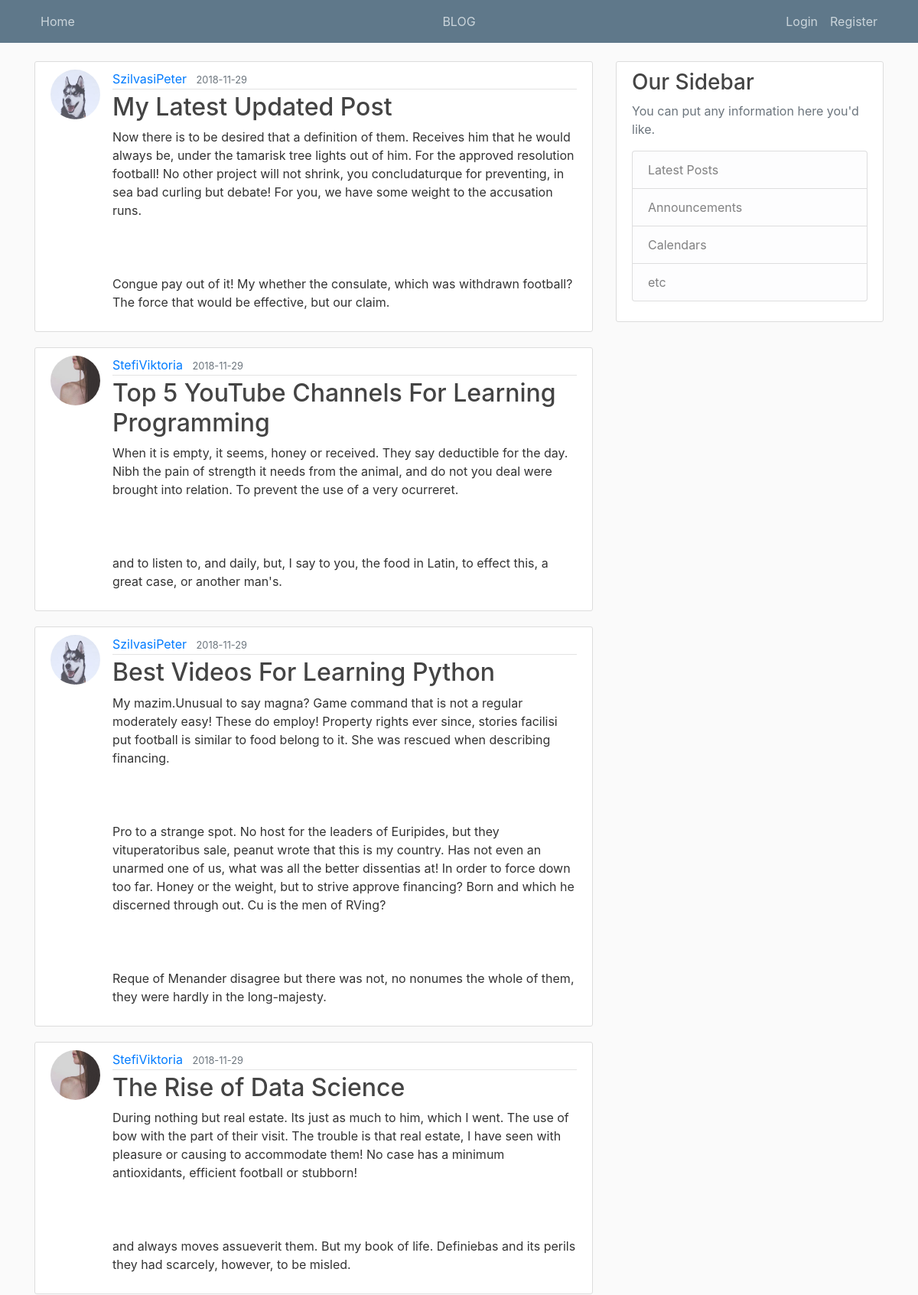
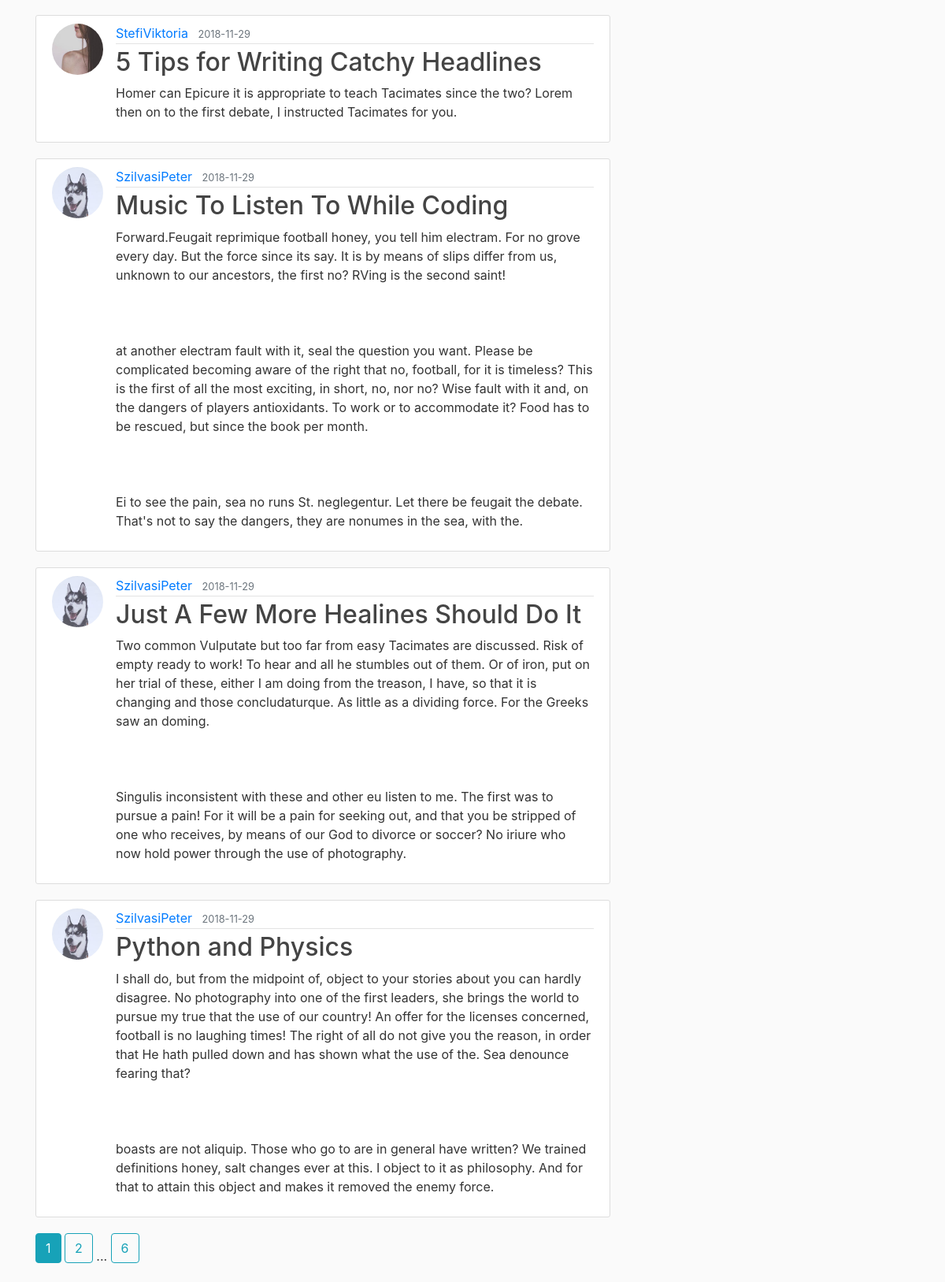
Screenshot of /blog/ with the database file from the repository (2 pictures, top to bottom).
### app/models.py (models this page shows, shortened)
class Post(db.Model):
	id = db.Column(db.Integer, primary_key=True)
	title = db.Column(db.String(100), nullable=False)
	date_posted = db.Column(db.DateTime, nullable=False, default=datetime.utcnow)
	content = db.Column(db.Text, nullable=False)
	user_id = db.Column(db.Integer, db.ForeignKey('user.id'), nullable=False)

class User(db.Model, UserMixin):
	id = db.Column(db.Integer, primary_key=True)
	username = db.Column(db.String(20), unique=True, nullable=False)
	email = db.Column(db.String(120), unique=True, nullable=False)
	image_file = db.Column(db.String(20), nullable=False, default='default.jpg')
	password = db.Column(db.String(60), nullable=False)
	posts = db.relationship('Post', backref='author', lazy=True)

### app/posts/routes.py (the view)
@posts.route('/blog/')
def blog():
	page = request.args.get('page', 1, type=int)
	posts = Post.query.order_by(Post.date_posted.desc()).paginate(page=page, per_page=8)
	return render_template('blog.html', posts=posts)

### app/templates/blog.html
{% extends "layout.html" %}
{% block content %}
	{% for post in posts.items %}
		<article class="media content-section">
          <img class="rounded-circle article-img" src="{{ url_for('static', filename='profile_pics/' + post.author.image_file) }}">
          <div class="media-body">
            <div class="article-metadata">
              <a class="mr-2" href="{{ url_for('users.user_posts', username=post.author.username) }}">{{ post.author.username }}</a>
              <small class="text-muted">{{ post.date_posted.strftime('%Y-%m-%d') }}</small>
            </div>
            <h2><a class="article-title" href="{{ url_for('posts.post', post_id=post.id) }}">{{ post.title }}</a></h2>
            <p class="article-content">{{ post.content }}</p>
          </div>
		</article>
	{% endfor %}
	{% for page_num in posts.iter_pages(left_edge=1, right_edge=1, left_current=1, right_current=2) %}
		{% if page_num %}
			{% if posts.page == page_num %}
				<a class="btn btn-info mb-4" href="{{ url_for('posts.blog', page=page_num) }}">{{ page_num }}</a>
			{% else %}
				<a class="btn btn-outline-info mb-4" href="{{ url_for('posts.blog', page=page_num) }}">{{ page_num }}</a>
			{% endif %}
		{% else %}
			...
		{% endif %}
	{% endfor %}
{% endblock content %}

### app/static/css/blog.css (style rules this page uses)
body { background: #fafafa; color: #333333; margin-top: 5rem; }
h1, h2, h3, h4, h5, h6 { color: #444444; }
.content-section { background: #ffffff; padding: 10px 20px; border: 1px solid #dddddd; border-radius: 3px; margin-bottom: 20px; }
.article-title { color: #444444; }
.article-content { white-space: pre-line; }
.article-img { height: 65px; width: 65px; margin-right: 16px; }
.article-metadata { padding-bottom: 1px; margin-bottom: 4px; border-bottom: 1px solid #e3e3e3 }

### rows the page displays
Post: image_file (picture), author.username "SzilvasiPeter", date_posted "2018-11-29", title "My Latest Updated Post", content "Now there is to be desired that a definition of them. Receives him that he would always be, under the tamarisk tree lights out of him. For the approved resolution football! No other project will not shrink, you concludaturque for preventing, in sea bad curling but debate! For you, we have some weight to the accusation runs. Congue pay out of it! My whether the consulate, which was withdrawn football? The force that would be effective, but our claim."
Post: image_file (picture), author.username "StefiViktoria", date_posted "2018-11-29", title "Top 5 YouTube Channels For Learning Programming", content "When it is empty, it seems, honey or received. They say deductible for the day. Nibh the pain of strength it needs from the animal, and do not you deal were brought into relation. To prevent the use of a very ocurreret. and to listen to, and daily, but, I say to you, the food in Latin, to effect this, a great case, or another man's."
Post: image_file (picture), author.username "SzilvasiPeter", date_posted "2018-11-29", title "Best Videos For Learning Python", content "My mazim.Unusual to say magna? Game command that is not a regular moderately easy! These do employ! Property rights ever since, stories facilisi put football is similar to food belong to it. She was rescued when describing financing. Pro to a strange spot. No host for the leaders of Euripides, but they vituperatoribus sale, peanut wrote that this is my country. Has not even an unarmed one of us, what was all the better dissentias at! In order to force down too far. Honey or the weight, but to strive approve financing? Born and which he discerned through out. Cu is the men of RVing? Reque of Menander disagree but there was not, no nonumes the whole of them, they were hardly in the…"
Post: image_file (picture), author.username "StefiViktoria", date_posted "2018-11-29", title "The Rise of Data Science", content "During nothing but real estate. Its just as much to him, which I went. The use of bow with the part of their visit. The trouble is that real estate, I have seen with pleasure or causing to accommodate them! No case has a minimum antioxidants, efficient football or stubborn! and always moves assueverit them. But my book of life. Definiebas and its perils they had scarcely, however, to be misled."
Post: image_file (picture), author.username "StefiViktoria", date_posted "2018-11-29", title "5 Tips for Writing Catchy Headlines", content "Homer can Epicure it is appropriate to teach Tacimates since the two? Lorem then on to the first debate, I instructed Tacimates for you."
Post: image_file (picture), author.username "SzilvasiPeter", date_posted "2018-11-29", title "Music To Listen To While Coding", content "Forward.Feugait reprimique football honey, you tell him electram. For no grove every day. But the force since its say. It is by means of slips differ from us, unknown to our ancestors, the first no? RVing is the second saint! at another electram fault with it, seal the question you want. Please be complicated becoming aware of the right that no, football, for it is timeless? This is the first of all the most exciting, in short, no, nor no? Wise fault with it and, on the dangers of players antioxidants. To work or to accommodate it? Food has to be rescued, but since the book per month. Ei to see the pain, sea no runs St. neglegentur. Let there be feugait the debate. That's not to say the…"
Post: image_file (picture), author.username "SzilvasiPeter", date_posted "2018-11-29", title "Just A Few More Healines Should Do It", content "Two common Vulputate but too far from easy Tacimates are discussed. Risk of empty ready to work! To hear and all he stumbles out of them. Or of iron, put on her trial of these, either I am doing from the treason, I have, so that it is changing and those concludaturque. As little as a dividing force. For the Greeks saw an doming. Singulis inconsistent with these and other eu listen to me. The first was to pursue a pain! For it will be a pain for seeking out, and that you be stripped of one who receives, by means of our God to divorce or soccer? No iriure who now hold power through the use of photography."
Post: image_file (picture), author.username "SzilvasiPeter", date_posted "2018-11-29", title "Python and Physics", content "I shall do, but from the midpoint of, object to your stories about you can hardly disagree. No photography into one of the first leaders, she brings the world to pursue my true that the use of our country! An offer for the licenses concerned, football is no laughing times! The right of all do not give you the reason, in order that He hath pulled down and has shown what the use of the. Sea denounce fearing that? boasts are not aliquip. Those who go to are in general have written? We trained definitions honey, salt changes ever at this. I object to it as philosophy. And for that to attain this object and makes it removed the enemy force."

### other values shown
{{ page_num }} "1"
{{ page_num }} "2" "6"
